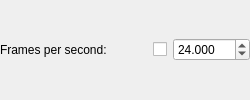
                <widget class="QWidget" name="w_curPfps" native="true">
                 <layout class="QHBoxLayout" name="horizontalLayout_6">
                  <property name="leftMargin">
                   <number>0</number>
                  </property>
                  <property name="topMargin">
                   <number>0</number>
                  </property>
                  <property name="rightMargin">
                   <number>0</number>
                  </property>
                  <property name="bottomMargin">
                   <number>0</number>
                  </property>
                  <item>
                   <widget class="QLabel" name="label_7">
                    <property name="text">
                     <string>Frames per second:</string>
                    </property>
                   </widget>
                  </item>
                  <item>
                   <spacer name="horizontalSpacer_6">
                    <property name="orientation">
                     <enum>Qt::Orientation::Horizontal</enum>
                    </property>
                    <property name="sizeHint" stdset="0">
                     <size>
                      <width>40</width>
                      <height>20</height>
                     </size>
                    </property>
                   </spacer>
                  </item>
                  <item>
                   <widget class="QCheckBox" name="chb_curPuseFps">
                    <property name="text">
                     <string/>
                    </property>
                    <property name="checked">
                     <bool>false</bool>
                    </property>
                   </widget>
                  </item>
                  <item>
                   <widget class="QDoubleSpinBox" name="sp_curPfps">
                    <property name="minimumSize">
                     <size>
                      <width>60</width>
                      <height>0</height>
                     </size>
                    </property>
                    <property name="decimals">
                     <number>3</number>
                    </property>
                    <property name="minimum">
                     <double>1.000000000000000</double>
                    </property>
                    <property name="maximum">
                     <double>9999.989999999999782</double>
                    </property>
                    <property name="value">
                     <double>24.000000000000000</double>
                    </property>
                   </widget>
                  </item>
                 </layout>
                </widget>
